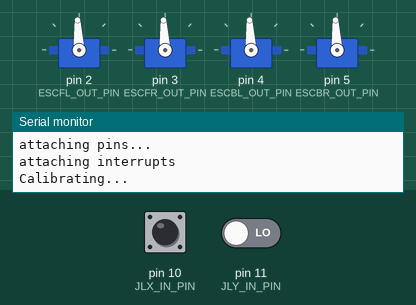
The sketch below on a simulated Arduino Mega 2560, built with avr-gcc and run on an emulated ATmega2560. On the bench: 4 × servo, the last lines printed to the serial monitor. The test bench sets the inputs (shaded band); at power-on: pin 10 (JLX_IN_PIN) LOW, pin 11 (JLY_IN_PIN) LOW.

Above: at 0.1 s.
At 5.2 s:
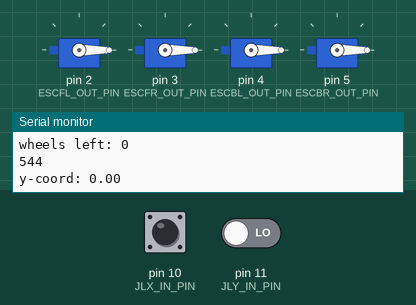
5.3 s: pin 10 (JLX_IN_PIN) pulsed HIGH 2 times (0.12 s each, 0.3 s apart)
At 6.5 s:
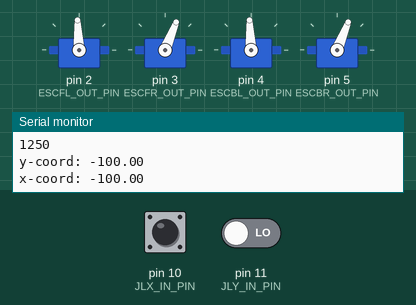
Timing chart, 0 to 8.3 s (numbered marks = the images above; inputs shaded):
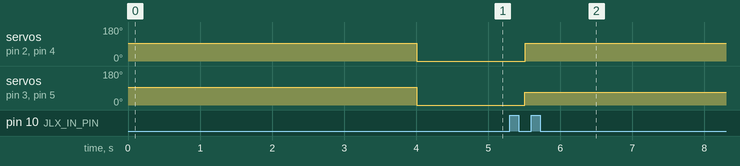

Measured:
- after the input at 5.3 s, servo on pin 2 (ESCFL_OUT_PIN), servo on pin 4 (ESCBL_OUT_PIN): 0° → 93° after 0.21 s; servo on pin 3 (ESCFR_OUT_PIN), servo on pin 5 (ESCBR_OUT_PIN): 0° → 68° after 0.21 s

The sketch:

Titan16_Drive.ino
```cpp
/*
 *  Project:        Titan Rover 2016
 *  Program:        Drive Program
 *  Date Created:   10/21/2015
 *
 *  Mobility Team:  William Zschoche
 *                  Paul Ishizaki
 *                  Justin Stewart
 *                  Bastian Awischus
 *
 *  Description:    Preliminary drive sketch directing Rover Mobility sub-system.
 *                  Single joystick control over of rover in differential steering
 *                  configuration.
 *
 *                  Two PWM signal inputs are into -100, 100 cartesian coordinate
 *                  format. Calculations result in proportional power signals to
 *                  drive 4 to 6 electronic speed controller (ESCs).
 */


#include <Servo.h>
#include <PinChangeInt.h>
#include <Math.h>

/*
 *   Input pins from X8R radio receiver.
 */
#define JLX_IN_PIN 10     //ch. 1
#define JLY_IN_PIN 11     //ch. 2

/*
 *  Output pins to ESCs.

    valid PWM output pins(MEGA 2560): 2, 3, 4, 5, 6, 7, 8, 9, 10, 11, 12, 13,
                                      44, 45, 46
*/
#define ESCFL_OUT_PIN 2   //Front Left ESC
#define ESCFR_OUT_PIN 3   //Front Right ESC
#define ESCBL_OUT_PIN 4   //Back Left ESC
#define ESCBR_OUT_PIN 5   //Back Right ESC

/*
 *  Binary "flag" values for interrupts.
 */
#define JLY_FLAG 2
#define JLX_FLAG 1

/*
 *  Calibration signal for ESCs; 1500 = 0 throttle.
 */
#define CAL_SIGNAL 1500

/*
 *  Signal limiting constants. Maximum allowable signals for forward and
 *  reverse throttle.
 *
 *  Note: Throttle is further limited in ESC firmware profile TITAN_ROVER. to a maximum of 25%.
 *
 */
#define MAX_FWD 1750      //Max forward throttle
#define MAX_REV 1250      //Max reverse throttle

/*
 *
 */
volatile uint8_t bUpdateFlagsShared;

volatile uint16_t usJLYInShared;
volatile uint16_t usJLXInShared;

uint32_t ulJLYStart;
uint32_t ulJLXStart;

uint32_t ulTimeStart;

uint32_t cycles;

float x_coord;
float y_coord;

Servo motorFL;
Servo motorFR;
Servo motorBL;
Servo motorBR;

void setup() {
  //initialize Serial output
  Serial.begin(9600);

  Serial.println("attaching pins...");
  //attach output pins
  motorFL.attach(ESCFL_OUT_PIN);
  motorFR.attach(ESCFR_OUT_PIN);
  motorBL.attach(ESCBL_OUT_PIN);
  motorBR.attach(ESCBR_OUT_PIN);

  Serial.println("attaching interrupts");
  PCintPort::attachInterrupt(JLY_IN_PIN, calcJLY, CHANGE);
  PCintPort::attachInterrupt(JLX_IN_PIN, calcJLX, CHANGE);

  ulTimeStart = micros();
  Serial.println("Calibrating...");
  do {
    setSpeedAll(CAL_SIGNAL);
  } while((micros() - ulTimeStart) <= 4000000);
  Serial.println("Done Calibrating");

  //initialize timer
  ulTimeStart = micros();

  //initiliaze cycle counter
  cycles = 0;
  Serial.println("Done with setup");
}

void loop() {
  static uint8_t bUpdateFlags;

  static uint16_t usJLYIn;
  static uint16_t usJLXIn;

  static uint16_t usPowL;
  static uint16_t usPowR;

  float propL;
  float propR;

  float v;
  float w;

  //Ensure ESCs are calibrated by sending idles signal for a
  //minimum of 4 seconds.

  if(bUpdateFlagsShared) {

    noInterrupts();

    bUpdateFlags = bUpdateFlagsShared;
    //check for y-input interrupt
    if(bUpdateFlags & JLY_FLAG) {
      usJLYIn = usJLYInShared;
    }
    //check for x-input interrupt
    if(bUpdateFlags & JLX_FLAG) {
      usJLXIn = usJLXInShared;
    }

    bUpdateFlagsShared = 0;

    interrupts();
  }

  if(bUpdateFlags & (JLX_FLAG || JLY_FLAG)) {
    Serial.println("x-flag and y-flag");

    if(usJLXIn < 1000) {
        usJLXIn = 1000;
    }
    else if(usJLXIn > 2000) {
      usJLXIn = 2000;
    }
    if(usJLYIn < 1000) {
        usJLYIn = 1000;
    }
    else if(usJLYIn > 2000) {
        usJLYIn = 2000;
    }
    //usJLYIn = map(usJLXIn, 1000, 2000, 1150, 1850);
    x_coord = map(usJLXIn, 1000, 2000, -100, 100);
    y_coord = map(usJLYIn, 1000, 2000, -100, 100);

//    Serial.print("x-coord: ");
//    Serial.println(x_coord);
    if (fabs(x_coord) < 10)
      x_coord = 0;
    if (fabs(y_coord) < 10)
        y_coord = 0;

    //invert x_coord here?
    x_coord *= -1;

    v = calcPosVar(x_coord, y_coord);

    w = calcNegVar(x_coord, y_coord);

    propR = calcRightPower(v, w);

    propL = calcLeftPower(v, w);

    if(propR < 0) {
      usPowR = 1500 - ((1500 - MAX_REV)*(fabs(propR)/100));
    }
    else {
      usPowR = 1500 + ((MAX_FWD - 1500)*(propR/100));
    }

    if(propL < 0) {
      usPowL = 1500 - ((1500 - MAX_REV)*(fabs(propL)/100));
    }
    else {
      usPowL = 1500 + ((MAX_FWD - 1500)*(propL/100));
    }
  }

  Serial.print("wheels right: ");
  Serial.println(usPowR);
  Serial.print("wheels left: ");
  Serial.println(usPowL);

  setSpeedRight(usPowR);
  setSpeedLeft(usPowL);
  //Serial.println(usJLXIn);

  bUpdateFlags = 0;

  //count cycles
  ++cycles;

  if(cycles % 1000 == 0) {
  //Serial.print("Loops: ");
  //Serial.println(cycles);
  }
  Serial.print("y-coord: ");
  Serial.println(y_coord);
  Serial.print("x-coord: ");
  Serial.println(x_coord);
  Serial.println("\n");
  //delay(1000);
}

float calcPosVar(float x, float y) {
  return (100-fabs(x))*(y/100)+y;
}

float calcNegVar(float x, float y) {
  return (100-fabs(y))*(x/100)+x;
}

float calcRightPower(float v, float w) {
  return (v+w)/2;
}

float calcLeftPower(float v, float w) {
  return (v-w)/2;
}

void setSpeedAll(uint16_t val) {
  motorFL.writeMicroseconds(val);
  motorFR.writeMicroseconds(val);
  motorBL.writeMicroseconds(val);
  motorBR.writeMicroseconds(val);
}

void setSpeedLeft(uint16_t val) {
  motorFL.writeMicroseconds(val);
  motorBL.writeMicroseconds(val);
}

void setSpeedRight(uint16_t val) {
  motorFR.writeMicroseconds(val);
  motorBR.writeMicroseconds(val);
  Serial.println(motorBR.readMicroseconds());
}

// Calculate
void calcJLY() {
  if(digitalRead(JLY_IN_PIN) == HIGH)
  {
    ulJLYStart = micros();
  }
  else
  {
    usJLYInShared = (uint16_t)(micros() - ulJLYStart);
    bUpdateFlagsShared |= JLY_FLAG;
  }
}

void calcJLX()
{
  if(digitalRead(JLX_IN_PIN) == HIGH)
  {
    ulJLXStart = micros();
  }
  else
  {
    usJLXInShared = (uint16_t)(micros() - ulJLXStart);
    bUpdateFlagsShared |= JLX_FLAG;
  }
}
```
